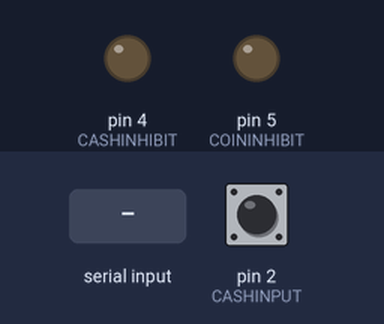
Recording of a program running on a simulated Arduino Uno, built with avr-gcc and run on an emulated ATmega328P. On the bench: output pins drawn as LEDs (lit = HIGH). The inputs (shaded band) are chosen by the test bench; at power-on: pin 2 (CASHINPUT) HIGH.

Above: at 1.2 s.
1.3 s: "ACCEPT\n" received over Serial
At 2.5 s:
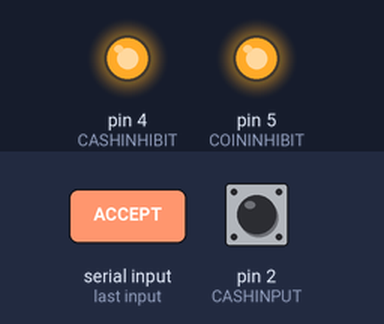
6.1 s: "INHIBIT\n" received over Serial
At 7.4 s:
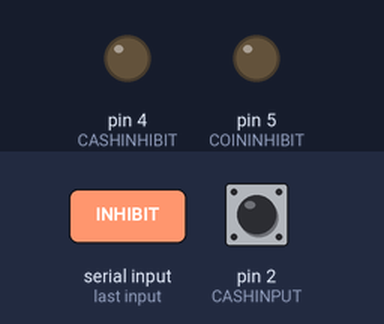
Timing chart, 0 to 9.1 s (numbered marks = the images above; inputs shaded):
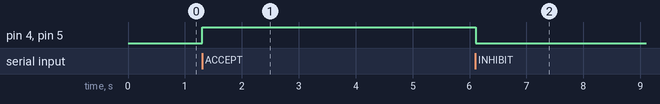

Measured:
- after the input at 1.3 s, pin 4 (CASHINHIBIT), pin 5 (COININHIBIT): LOW → HIGH at once
- after the input at 6.1 s, pin 4 (CASHINHIBIT), pin 5 (COININHIBIT): HIGH → LOW at once

The program:

main.cpp
```cpp
#include <Arduino.h>
#include <SoftwareSerial.h>

#define CASHINPUT 2
#define COININPUT 3
#define CASHINHIBIT 4
#define COININHIBIT 5
#define PULSES_PER_DOLLAR 1

int countPulses(int, int);

SoftwareSerial mySerial(COININPUT, 13);
String input;
char newInput;


void setup() {
  Serial.begin(9600); // USB Serial back to RPI
  mySerial.begin(4800); // Recieve only serial from Coin Acceptor
  pinMode(CASHINPUT, INPUT_PULLUP);
  pinMode(CASHINHIBIT, OUTPUT);
  pinMode(COININHIBIT, OUTPUT);
  digitalWrite(COININHIBIT, LOW);
  digitalWrite(CASHINHIBIT, LOW);
}

void loop() {
  //If there is a new message over USB serial, check it against known commands
  if(Serial.available()){
    newInput = Serial.read();
    if(newInput >= 0x41 && newInput <= 0x5A){
      input += newInput;
    }
    if(newInput == '\n'){
      if(input == "INHIBIT"){
        digitalWrite(CASHINHIBIT, LOW);
        digitalWrite(COININHIBIT, LOW);
        //Serial.println("INHIBITING");
      }
      else if(input == "ACCEPT"){
        digitalWrite(CASHINHIBIT, HIGH);
        digitalWrite(COININHIBIT, HIGH);
        //Serial.println("ACCEPTING");
      }
      input = "";
    }
  }

  if(digitalRead(CASHINPUT) == 0){
    Serial.println("0");
  }

  // // Get data from bill acceptor if available
  if(digitalRead(CASHINPUT) == LOW){
    int dollarsInserted = countPulses(PULSES_PER_DOLLAR, CASHINPUT);
    switch (dollarsInserted)
    {
    case 20:
      Serial.print("TWENTY_DOLLAR\n");
      break;
    case 10:
      Serial.print("TEN_DOLLAR\n");
      break;
    case 5:
      Serial.print("FIVE_DOLLAR\n");
      break;
    case 1:
      Serial.print("ONE_DOLLAR\n");
      break;
    default:
      break;
    }
  }

  // Get data from Coin acceptor if available
  if(mySerial.available()){
    int centsInserted = (int)mySerial.read();
    switch (centsInserted)
    {
    case 25:
      Serial.print("QUARTER\n");
      break;
    case 10:
      Serial.print("DIME\n");
      break;
    case 5:
      Serial.print("NICKEL\n");
      break;
    case 1:
      Serial.print("PENNY\n");
      break;
    default:
      break;
    }
  }
}


// count the number of pulses recieved
int countPulses(int pulsePer, int inputNumber){
  int pulses = 0; // Number of pulses recieved
  unsigned long lastTime = 0; // Millis of the rising edge of the previous pulse
  bool last = HIGH; // If the last event was a rising or falling edge
  while(true){
    int pulse = digitalRead(inputNumber); // Current state of the input pulse signal
    if(pulse == LOW && last == HIGH){ // Falling edge
        pulses++;
        last = LOW;
    }

    else if(pulse == LOW && last == LOW){ // Still LOW
      continue;
    }

    else if(pulse == HIGH && last == LOW){ // Rising Edge
      last = HIGH;
      lastTime = millis();
      continue;
    }

    else if(pulse == HIGH && last == HIGH){ // Still HIGH
      if((millis() - lastTime) > 200){ // if it has been more than 200ms since the last rising edge, assume done pulsing
        return pulses / pulsePer;
      }
      continue;
    }
  }
}
```
